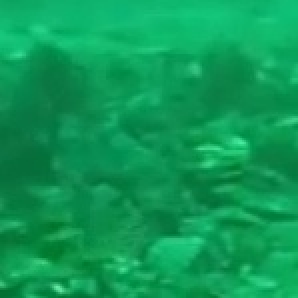
#> input picture OpenCV/Octopus/test.jpg, 149 x 149 px (shown 2 times larger)
$ python -i watershed.py   (imports and definitions only)
#> lines starting #> are read from the running program, lines starting #| are printed output that depends on the picture
import cv2
import os
import numpy as np
import argparse
from glob import glob
from tqdm import tqdm

def crop_image(img_path):

#> called with img_path = '../OpenCV/Octopus/test.jpg'
    source_image = cv2.imread(img_path)
#> source_image is the input picture: shape (149, 149, 3); mean B, G, R 86.7, 153.5, 13.7
    grayscale_image = cv2.cvtColor(source_image, cv2.COLOR_BGR2GRAY)
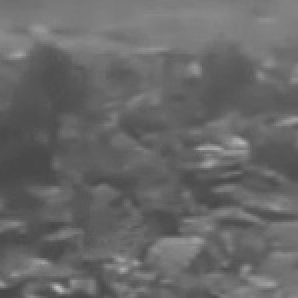
#> grayscale_image: shape (149, 149) (shown 2 times larger); min 70, max 187, mean 104.1

    rows_min = grayscale_image.min(axis=0)
#> rows_min = 149 values, max 87 at index 126, min 70 at index 0, mean 77.43
    cols_min = grayscale_image.min(axis=1)
#> cols_min = 149 values, max 122 at index 11, min 70 at index 145, mean 83.67

    min_x = np.where(cols_min < 100)[0][0]
#> min_x = 23
    max_x = np.where(cols_min < 100)[0][-1]
#> max_x = 148
    min_y = np.where(rows_min < 100)[0][0]
#> min_y = 0
    max_y = np.where(rows_min < 100)[0][-1]
#> max_y = 148

    source_edge_img = source_image[min_x:max_x, min_y:max_y]
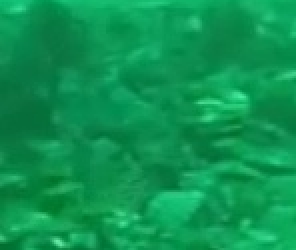
#> source_edge_img: shape (125, 148, 3) (shown 2 times larger); mean B, G, R 82.2, 147.8, 13.4

    # cv2.imwrite(os.path.join(cropped_img_dir, img_path.split("\\")[-1] + "_test4.jpg"), source_edge_img)

    center_row_index = source_edge_img.shape[1] // 2
#> center_row_index = 74
    center_col_index = source_edge_img.shape[0] // 2
#> center_col_index = 62

    edge_diff = np.abs((center_row_index - center_col_index))
#> edge_diff = 12

    if center_row_index < center_col_index:
        square_source_edge_img = source_edge_img[:, edge_diff:-edge_diff]
    elif center_col_index < center_row_index:
        square_source_edge_img = source_edge_img[edge_diff:-edge_diff, :]
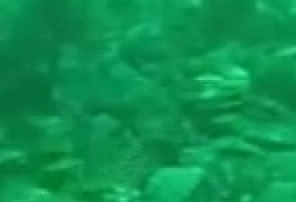
#> square_source_edge_img: shape (101, 148, 3) (shown 2 times larger); mean B, G, R 80.3, 144.6, 13
    else:
        square_source_edge_img = source_edge_img

    square_gray_scale_img = cv2.cvtColor(square_source_edge_img, cv2.COLOR_BGR2GRAY)
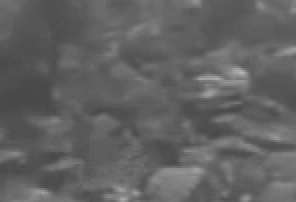
#> square_gray_scale_img: shape (101, 148) (shown 2 times larger); min 72, max 179, mean 97.9

    center_row = square_gray_scale_img[square_gray_scale_img.shape[0] // 2]
#> center_row = 148 values, max 115 at index 133, min 73 at index 4, mean 90.42
    center_col = square_gray_scale_img[square_gray_scale_img.shape[1] // 2]
#> center_col = 148 values, max 127 at index 125, min 77 at index 80, mean 96.93

#> (the run stopped early here; a loop or call above may not have finished)
